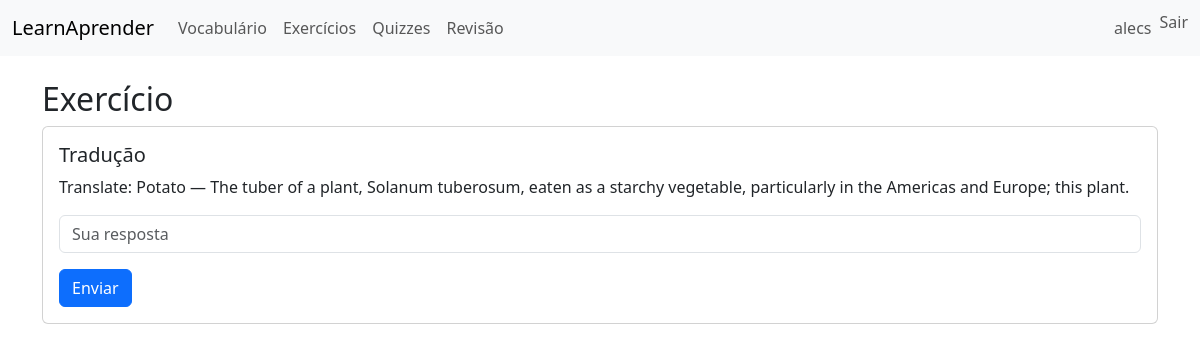
The app's page /exercises/1/take/ (signed in) with its own data.
### exercises/models.py (models this page shows, shortened)
class Exercise(models.Model):
    TYPE_CHOICES = [
        ('mcq', 'Múltipla escolha'),
        ('gap', 'Preencher lacuna'),
        ('translate', 'Tradução'),
    ]
    question = models.TextField()
    exercise_type = models.CharField(max_length=20, choices=TYPE_CHOICES)
    choices = models.JSONField(blank=True, null=True, help_text='Lista de escolhas para MCQ')
    answer = models.TextField()
    level = models.CharField(max_length=20, blank=True)
    category = models.CharField(max_length=100, blank=True)
    created_by = models.ForeignKey(User, on_delete=models.SET_NULL, null=True, blank=True)
    is_shared = models.BooleanField(default=False, help_text='Se marcado, exercício é disponível para todos os usuários')
    created_at = models.DateTimeField(auto_now_add=True)

### exercises/views.py (the view, shortened to what this page needs)
# urls.py: path('<int:pk>/take/', views.take_exercise, name='take'),
@login_required
def take_exercise(request, pk):
    ex = get_object_or_404(Exercise, pk=pk)
    context = {'exercise': ex}
    return render(request, 'exercises/take.html', context)

### templates/exercises/take.html
{% extends 'base.html' %}
{% block content %}
  <h2>Exercício</h2>
  <div class="card">
    <div class="card-body">
      <h5 class="card-title">{{ exercise.get_exercise_type_display }}</h5>
      <p class="card-text">{{ exercise.question }}</p>
      <form method="post">{% csrf_token %}
        {% if exercise.exercise_type == 'mcq' %}
          {% for c in exercise.choices %}
            <div class="form-check">
              <input class="form-check-input" type="radio" name="choice" id="c{{ forloop.counter }}" value="{{ c }}">
              <label class="form-check-label" for="c{{ forloop.counter }}">{{ c }}</label>
            </div>
          {% endfor %}
        {% else %}
          <div class="mb-3">
            <input class="form-control" name="answer" placeholder="Sua resposta">
          </div>
        {% endif %}
        <button class="btn btn-primary" type="submit">Enviar</button>
      </form>
    </div>
  </div>
{% endblock %}

### templates/base.html (shortened to what this page needs)
<!doctype html>
<html lang="en">
  <head>
    <link href="https://cdn.jsdelivr.net/npm/bootstrap@5.3.2/dist/css/bootstrap.min.css" rel="stylesheet">
  </head>
  <body>
    <nav class="navbar navbar-expand-lg navbar-light bg-light">
      <div class="container-fluid">
        <a class="navbar-brand" href="/">LearnAprender</a>
        <div class="collapse navbar-collapse">
          <ul class="navbar-nav me-auto mb-2 mb-lg-0">
            <li class="nav-item"><a class="nav-link" href="/vocab/">Vocabulário</a></li>
            <li class="nav-item"><a class="nav-link" href="/exercises/">Exercícios</a></li>
            <li class="nav-item"><a class="nav-link" href="/quizzes/">Quizzes</a></li>
            <li class="nav-item"><a class="nav-link" href="/reviews/">Revisão</a></li>
          </ul>
          <ul class="navbar-nav">
            {% if user.is_authenticated %}
              <li class="nav-item"><a class="nav-link" href="{% url 'profile' %}">{{ user.username }}</a></li>
              <li class="nav-item">
                <form method="post" action="{% url 'logout' %}">{% csrf_token %}
                  <button type="submit" class="btn btn-link nav-link" style="display:inline;padding:0;border:none;background:none">Sair</button>
                </form>
              </li>
            {% else %}
              <li class="nav-item"><a class="nav-link" href="{% url 'login' %}">Entrar</a></li>
              <li class="nav-item"><a class="nav-link" href="{% url 'register' %}">Registrar</a></li>
            {% endif %}
          </ul>
        </div>
      </div>
    </nav>
    <div class="container mt-4">
      {% block content %}{% endblock %}
    </div>
  </body>
</html>

### records on screen
Exercise: exercise_type "Tradução", question "Translate: Potato — The tuber of a plant, Solanum tuberosum, eaten as a starchy vegetable, particularly in the Americas and Europe; this plant."

### other values on screen
{{ user.username }} "alecs"
